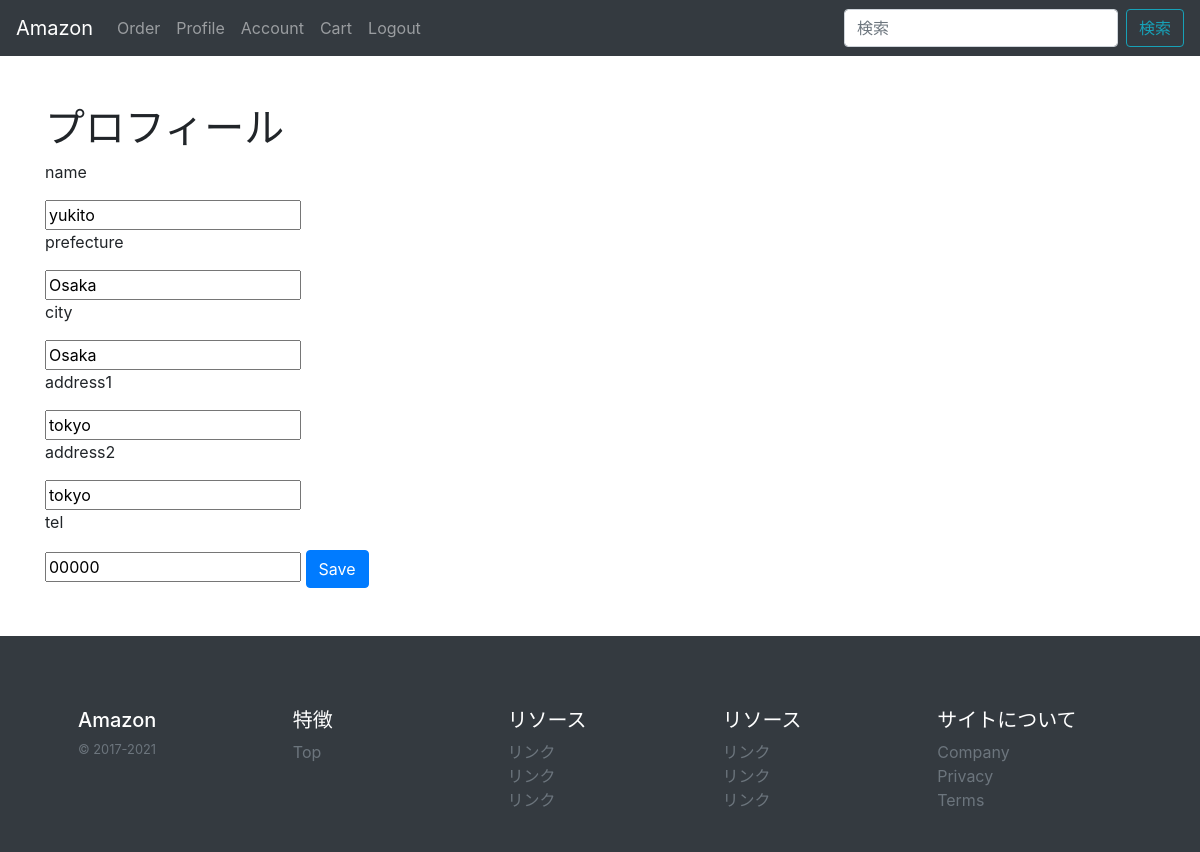
Screenshot of /profile/ (signed in) with the database file from the repository.
### base/models/account_models.py (models this page shows, shortened)
class User(AbstractBaseUser):               #追記
    id=models.CharField(default=create_id,primary_key=True,max_length=22)       #
    username=models.CharField(default='匿名',max_length=30,unique=True,blank=True)  #
    email = models.EmailField(
        verbose_name='email address',
        max_length=255,
        unique=True,
    )
    is_active = models.BooleanField(default=True)
    is_admin = models.BooleanField(default=False)
    objects = MyUserManager()
    USERNAME_FIELD = 'username'             #追記
    EMAIL_FIELD='email'
    REQUIRED_FIELDS = ['email',]

class Profile(models.Model):  #追記　モデル全て
    user=models.OneToOneField(User,primary_key=True,on_delete=models.CASCADE)
    name=models.CharField(default='',blank=True,max_length=30)
    zipcode=models.CharField(default='',blank=True,max_length=8)
    prefecture=models.CharField(default='',blank=True,max_length=50)
    city=models.CharField(default='',blank=True,max_length=50)
    address1=models.CharField(default='',blank=True,max_length=50)
    address2=models.CharField(default='',blank=True,max_length=50)
    tel=models.CharField(default='',blank=True,max_length=15)
    created_at=models.DateTimeField(auto_now_add=True)
    updated_at=models.DateTimeField(auto_now=True)

### base/views/account_views.py (the view)
# urls.py: path('profile/',views.ProfileUpdateView.as_view()),
class ProfileUpdateView(LoginRequiredMixin,generic.UpdateView):
    model=Profile
    template_name='pages/profile.html'
    fields={'name','prefecture','city','address1','address2','tel'}
    success_url='/profile/'
    def get_object(self):
        self.kwargs['pk']=self.request.user.pk
        return super().get_object()

### templates/pages/profile.html (shortened to what this page needs)
{% extends 'base.html'%}
{%block content%}
<div class="container">
    <h1>プロフィール</h1>
    <form action="" method="POST">
        <p>name</p>
        <input type="text" name="name" value="{{user.profile.name}}">
        <p>prefecture</p>
        <input type="text" name="prefecture" value="{{user.profile.prefecture}}">
        <p>city</p>
        <input type="text" name="city" value="{{user.profile.city}}">
        <p>address1</p>
        <input type="text" name="address1" value="{{user.profile.address1}}">
        <p>address2</p>
        <input type="text" name="address2" value="{{user.profile.address2}}">
        <p>tel</p>
        <input type="text" name="tel" value="{{user.profile.tel}}">
        <button type="submit" class="btn btn-primary">Save</button>
    </form>
</div>
{%endblock%}

### rows the page displays
User: name "yukito", prefecture "Osaka", city "Osaka", address1 "tokyo", address2 "tokyo", tel "00000"
